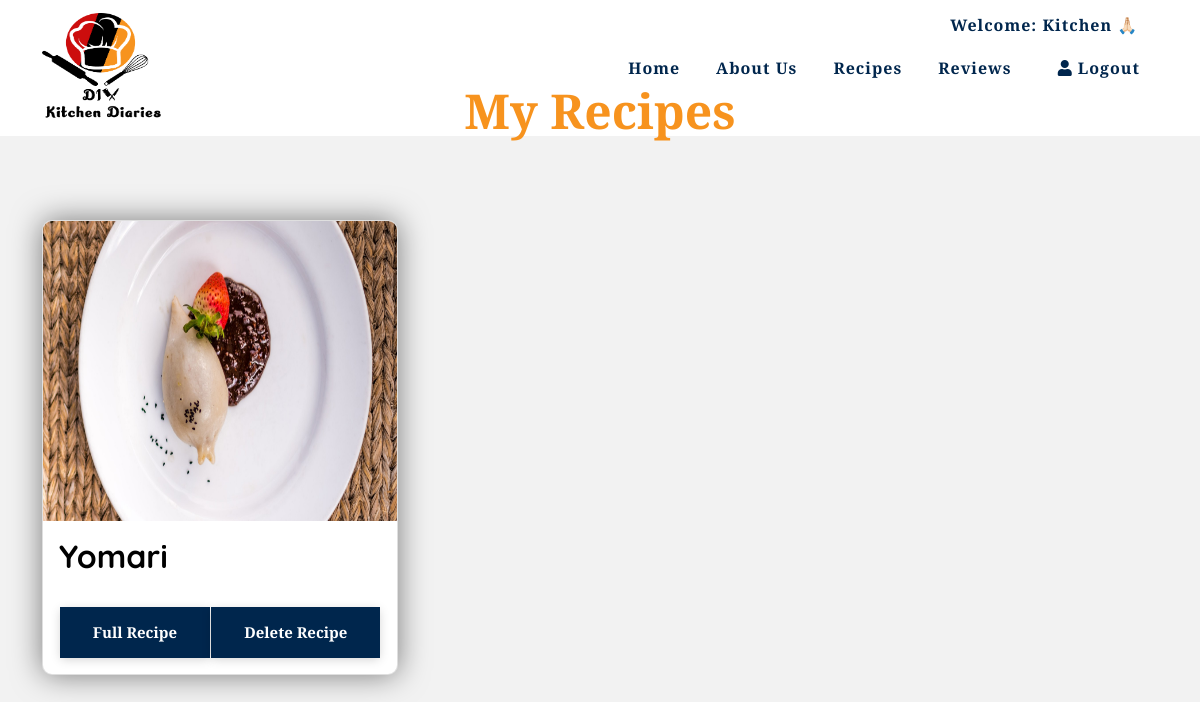
Page /myRecipes.php (signed in) on the committed database.
### tables this page shows
CREATE TABLE `usersrecipe` (
  `dish_id` int(255) NOT NULL,
  `userid` int(255) NOT NULL,
  `dish` varchar(255) NOT NULL,
  `directions` varchar(10000) NOT NULL,
  `photo` varchar(255) NOT NULL,
  `uploaded_on` datetime NOT NULL DEFAULT current_timestamp()
);

### myRecipes.php (the view, shortened to what this page needs)
<?php
include 'links/links.php';
?>
<?php
include 'includes/Navbar.php';
?>
<?php
include 'includes/dbh.inc.php';
?>
<h1 style=" text-align: center; color: #f7931e; margin-top: -4.5%; margin-bottom: -2%;">My Recipes</h1></p>
 <section id="recipes">
       <div class="recipes-section wrapper">
       <div class="container">
<div class="row row-cols-1 row-cols-md-3 g-4">
<?php
if (isset($_SESSION['userId']))
{
    $sql="SELECT * FROM usersrecipe where userid=".$_SESSION['userId'];
    $queryfire=mysqli_query($conn, $sql);
    $num=mysqli_num_rows($queryfire);
    if ($num>0){
    	while ($row=mysqli_fetch_array($queryfire)){
    ?>
  <div class="col">
    <div class="card h-100">
      <img src="<?php echo 'picUpload/'.$row['photo'];?>" class="card-img-top" alt="..." style="width: 100%; height: 300px;">
      <div class="card-body">
        <h3 class="card-title"><?php echo $row['dish']; ?></h3>
        <ul class="fdul">
          <li class="fd">
            <form action="fullRecipe.php" method="POST" enctype="multipart/form-data">
        <a href="fullRecipe.php?myrecipe=<?php echo $row['dish_id'] ?>"><button class="main-btn mt-4" name="myrecipe" type="button">Full Recipe</button></a>
      </form>
    </li>
          <li class="fd">
        <form action="deleteRecipe.php" method="POST" enctype="multipart/form-data" >
         <button class="main-btn mt-4"  type="submit"  name="delete" onclick="return confirm('Are you sure you want to delete this?');">Delete Recipe</button>
      </form>
    </li>
      </div>
    </div>
  </div>
    <?php
    }
}
  }
?>
 </div>
</div>
</div>
</section>

### css/style.css (style rules this page uses)
a, a:hover { text-decoration: none; }
ul, ol { margin: 0; padding: 0; }
h1 { font-size: 3rem; font-weight: 900; margin-bottom: 3rem; color: var(--white-color); }
h3 { color: var(--secondry-color); font-family: var(--secondry-font); text-transform: capitalize; font-size: 2rem; font-weight: 800; margin-bottom: 0.5rem; }
.main-btn { display: inline-block; padding: 0.625rem 1.875rem; line-height: 1.5625rem; background-color: var(--primary-color); border: 0.1875rem solid var(--primary-color); color: var(--white-color); font-size: 0.9375rem; font-weight: 600; text-transform: capitalize; box-shadow: 0px 2px 10px -1px rgb(0 0 0 / 19%); -webkit-transition: all .4s ease-out 0s; -o-transition: all .4s ease-out 0s; -moz-transition: all .4s ease-out 0s; transition: all .4s ease-out 0s; }
.wrapper { padding-top: 8.25rem; padding-bottom: 8.25rem; }
.recipes-section { padding: 88px 10px; }
.recipes-section .card { box-shadow: 0 0 30px rgba(0, 0, 0, 0.5); overflow: hidden; border-radius: 15px; }
.recipes-section .card, .recipes-section .card-img { border-radius: 0.625rem; }
.fdul { list-style: none; display: flex; align-items: center; justify-content: center; }
.fd { margin: auto; }

### rows in the picture
usersrecipe: photo (picture), dish "Yomari"

### other values in the picture
$_SESSION['userUid'] "Kitchen"
